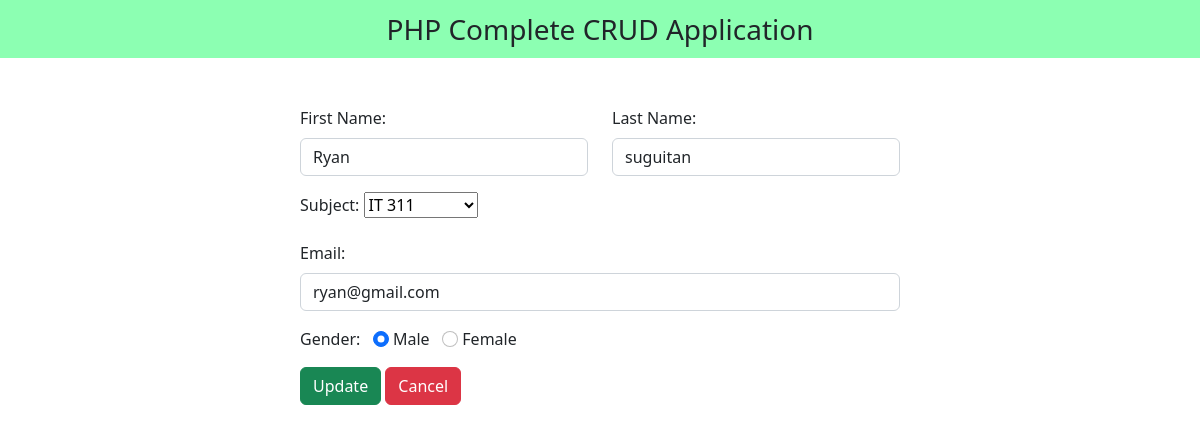
Screenshot of /edit.php?student_id=4 with the database file from the repository.
### tables this page shows
CREATE TABLE `admin_table` (
  `student_id` int(11) NOT NULL,
  `first_name` varchar(255) DEFAULT NULL,
  `last_name` varchar(255) DEFAULT NULL,
  `id` int(11) DEFAULT NULL,
  `email` varchar(255) DEFAULT NULL,
  `gender` varchar(255) DEFAULT NULL
);

### edit.php (the view, shortened to what this page needs)
<?php
include "db_conn.php";
$student_id = $_GET["student_id"];
$sql = "SELECT * FROM `admin_table` WHERE student_id = $student_id";
$result = mysqli_query($db_conn, $sql);
$row = mysqli_fetch_assoc($result);
?>
<!DOCTYPE html>
<html lang="en">
<head>
  <link href="https://cdn.jsdelivr.net/npm/bootstrap@5.2.3/dist/css/bootstrap.min.css" rel="stylesheet">
  <link rel="stylesheet" href="https://cdnjs.cloudflare.com/ajax/libs/font-awesome/6.4.0/css/all.min.css" />
</head>
<body>
  <nav class="navbar navbar-light justify-content-center fs-3 mb-5" style="background-color: #00ff5573;">
    PHP Complete CRUD Application
  </nav>
  <div class="container d-flex justify-content-center">
  <form action="" method="post" style="width:50vw; min-width:300px;">
    <div class="row mb-3">
      <div class="col">
        <label class="form-label">First Name:</label>
        <input type="text" class="form-control" name="first_name" value="<?php echo $row['first_name'] ?>">
      </div>
      <div class="col">
        <label class="form-label">Last Name:</label>
        <input type="text" class="form-control" name="last_name" value="<?php echo $row['last_name'] ?>">
      </div>
    </div>
    <div class="mb-3">
      <label class="form-label">Subject:</label>
      <select name="id">
        <?php
        $sql1 = "SELECT * FROM user_table";
        $result1 = mysqli_query($db_conn, $sql1) or die("Query Unsuccessful.");
        while ($row1 = mysqli_fetch_assoc($result1)) {
          $select = ($row['subject'] == $row1['id']) ? "selected" : "";
          echo  "<option {$select} value='{$row1['id']}'>{$row1['subject_code']}</option>";
        }
        ?>
      </select>
    </div>
    <div class="mb-3">
      <label class="form-label">Email:</label>
      <input type="email" class="form-control" name="email" value="<?php echo $row['email'] ?>">
    </div>
    <div class="form-group mb-3">
      <label>Gender:</label>
      <input type="radio" class="form-check-input" name="gender" value="male" <?php echo ($row["gender"] == 'male') ? "checked" : ""; ?>>
      <label for="male" class="form-input-label">Male</label>
      <input type="radio" class="form-check-input" name="gender" value="female" <?php echo ($row["gender"] == 'female') ? "checked" : ""; ?>>
      <label for="female" class="form-input-label">Female</label>
    </div>
    <div>
      <button type="submit" class="btn btn-success" name="submit">Update</button>
      <a href="index.php" class="btn btn-danger">Cancel</a>
    </div>
  </form>
</div>
</body>
</html>

### rows the page displays
admin_table: first_name "Ryan", last_name "suguitan", email "ryan@gmail.com", gender "☑"

### other values shown
form field id "IT 311"
